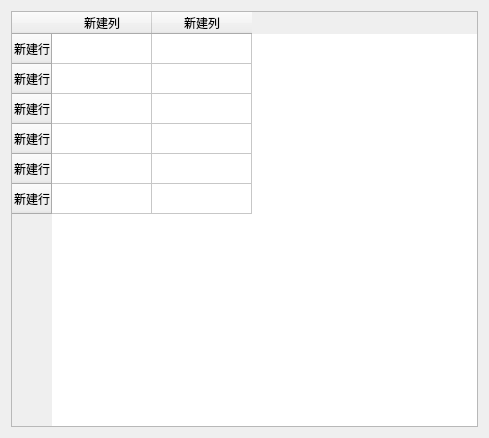
<?xml version="1.0" encoding="UTF-8"?>
<ui version="4.0">
 <class>GradeTestinsert</class>
 <widget class="QWidget" name="GradeTestinsert">
  <property name="geometry">
   <rect>
    <x>0</x>
    <y>0</y>
    <width>489</width>
    <height>438</height>
   </rect>
  </property>
  <property name="contextMenuPolicy">
   <enum>Qt::DefaultContextMenu</enum>
  </property>
  <property name="windowTitle">
   <string>Form</string>
  </property>
  <layout class="QVBoxLayout" name="verticalLayout">
   <item>
    <widget class="QTableWidget" name="tableWidget">
     <row>
      <property name="text">
       <string>新建行</string>
      </property>
     </row>
     <row>
      <property name="text">
       <string>新建行</string>
      </property>
     </row>
     <row>
      <property name="text">
       <string>新建行</string>
      </property>
     </row>
     <row>
      <property name="text">
       <string>新建行</string>
      </property>
     </row>
     <row>
      <property name="text">
       <string>新建行</string>
      </property>
     </row>
     <row>
      <property name="text">
       <string>新建行</string>
      </property>
     </row>
     <column>
      <property name="text">
       <string>新建列</string>
      </property>
     </column>
     <column>
      <property name="text">
       <string>新建列</string>
      </property>
     </column>
    </widget>
   </item>
  </layout>
 </widget>
 <resources/>
 <connections/>
</ui>
